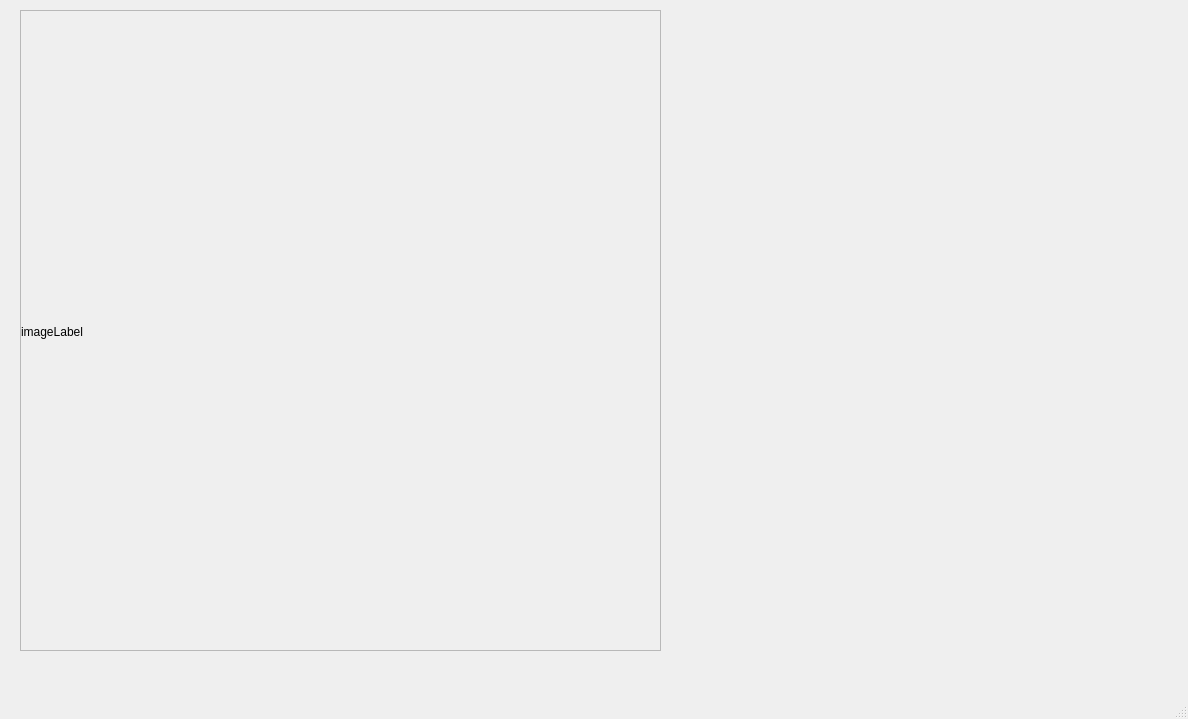
<?xml version="1.0" encoding="UTF-8"?>
<ui version="4.0">
 <class>ImageViewer</class>
 <widget class="QMainWindow" name="ImageViewer">
  <property name="geometry">
   <rect>
    <x>0</x>
    <y>0</y>
    <width>1188</width>
    <height>719</height>
   </rect>
  </property>
  <property name="windowTitle">
   <string>ImageViewer</string>
  </property>
  <widget class="QWidget" name="centralwidget">
   <widget class="QScrollArea" name="scrollArea">
    <property name="geometry">
     <rect>
      <x>20</x>
      <y>10</y>
      <width>641</width>
      <height>641</height>
     </rect>
    </property>
    <property name="widgetResizable">
     <bool>true</bool>
    </property>
    <widget class="QWidget" name="scrollAreaWidgetContents">
     <property name="geometry">
      <rect>
       <x>0</x>
       <y>0</y>
       <width>639</width>
       <height>639</height>
      </rect>
     </property>
     <widget class="QLabel" name="imageLabel">
      <property name="enabled">
       <bool>true</bool>
      </property>
      <property name="geometry">
       <rect>
        <x>0</x>
        <y>0</y>
        <width>641</width>
        <height>641</height>
       </rect>
      </property>
      <property name="maximumSize">
       <size>
        <width>16777215</width>
        <height>16777215</height>
       </size>
      </property>
      <property name="text">
       <string>imageLabel</string>
      </property>
     </widget>
    </widget>
   </widget>
  </widget>
  <widget class="QMenuBar" name="menubar">
   <property name="geometry">
    <rect>
     <x>0</x>
     <y>0</y>
     <width>1188</width>
     <height>25</height>
    </rect>
   </property>
  </widget>
  <widget class="QStatusBar" name="statusbar"/>
 </widget>
 <resources/>
 <connections/>
</ui>
